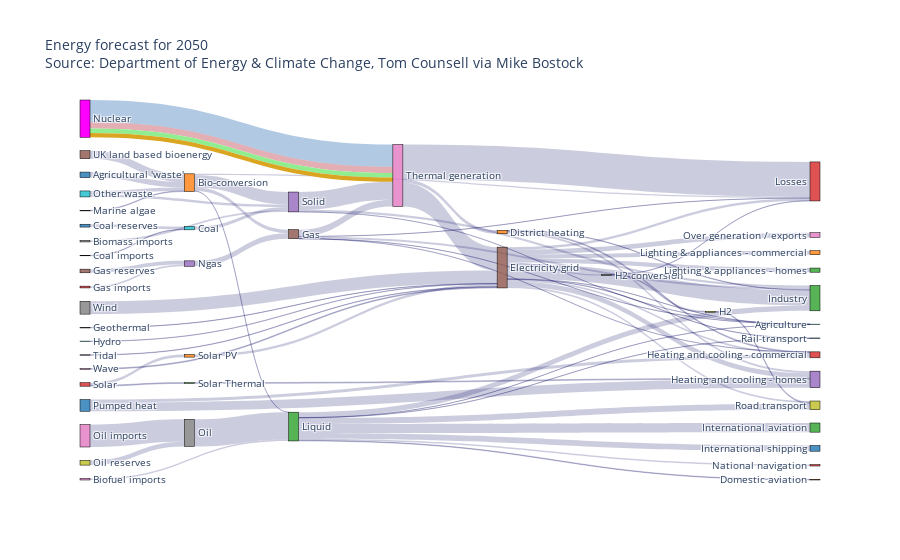

Notebook code for this chart:
### Code cell
import plotly.graph_objects as go
import urllib, json

url = 'https://raw.githubusercontent.com/plotly/plotly.js/master/test/image/mocks/sankey_energy.json'
response = urllib.request.urlopen(url)
data = json.loads(response.read())



# override gray link colors with 'source' colors
#opacity = 0.4
## change 'magenta' to its 'rgba' value to add opacity
#data['data'][0]['node']['color'] = ['rgba(255,0,255, 0.8)' if color == "magenta" else color for color in data['data'][0]['node']['color']]
#data['data'][0]['link']['color'] = [data['data'][0]['node']['color'][src].replace("0.8", str(opacity))
#                                    for src in data['data'][0]['link']['source']]
#



fig = go.Figure(data=[go.Sankey(
    valueformat = ".0f",
    valuesuffix = "TWh",
    # Define nodes
    node = dict(
      pad = 15,
      thickness = 10,
      line = dict(color = "black", width = 0.5),
      label =  data['data'][0]['node']['label'],
      color =  data['data'][0]['node']['color']
    ),
    # Add links
    link = dict(
      source =  data['data'][0]['link']['source'],
      target =  data['data'][0]['link']['target'],
      value =  data['data'][0]['link']['value'],
      label =  data['data'][0]['link']['label'],
      color =  data['data'][0]['link']['color']
))])

fig.update_layout(title_text="Energy forecast for 2050<br>Source: Department of Energy & Climate Change, Tom Counsell via <a href='https://bost.ocks.org/mike/sankey/'>Mike Bostock</a>",
                  font_size=10)
fig.show()

### Figure 1 — Plotly figure (JSON) as saved in the notebook; plotly's stock layout.template omitted (floating-point values rounded to 4 significant figures)
{"data": [{"link": {"color": ["rgba(0,0,96,0.2)", "rgba(0,0,96,0.2)", "rgba(0,0,96,0.2)", "rgba(0,0,96,0.2)", "rgba(0,0,96,0.2)", "rgba(0,0,96,0.2)", "rgba(0,0,96,0.2)", "rgba(0,0,96,0.2)", "rgba(0,0,96,0.2)", "rgba(0,0,96,0.2)", "rgba(0,0,96,0.2)", "rgba(0,0,96,0.2)", "rgba(0,0,96,0.2)", "rgba(0,0,96,0.2)", "rgba(0,0,96,0.2)", "rgba(0,0,96,0.2)", "rgba(0,0,96,0.2)", "rgba(0,0,96,0.2)", "rgba(0,0,96,0.2)", "rgba(0,0,96,0.2)", "rgba(0,0,96,0.2)", "rgba(0,0,96,0.2)", "rgba(0,0,96,0.2)", "rgba(0,0,96,0.2)", "rgba(0,0,96,0.2)", "rgba(0,0,96,0.2)", "rgba(0,0,96,0.2)", "rgba(0,0,96,0.2)", "rgba(0,0,96,0.2)", "rgba(0,0,96,0.2)", "rgba(0,0,96,0.2)", "rgba(0,0,96,0.2)", "rgba(0,0,96,0.2)", "rgba(0,0,96,0.2)", "rgba(0,0,96,0.2)", "rgba(0,0,96,0.2)", "rgba(0,0,96,0.2)", "rgba(0,0,96,0.2)", "rgba(0,0,96,0.2)", "rgba(0,0,96,0.2)", "rgba(0,0,96,0.2)", "rgba(0,0,96,0.2)", "rgba(0,0,96,0.2)", "rgba(0,0,96,0.2)", "rgba(0,0,96,0.2)", "rgba(0,0,96,0.2)", "rgba(33,102,172,0.35)", "rgba(178,24,43,0.35)", "rgba(0,0,96,0.2)", "rgba(0,0,96,0.2)", "rgba(0,0,96,0.2)", "rgba(0,0,96,0.2)", "rgba(0,0,96,0.2)", "rgba(0,0,96,0.2)", "rgba(0,0,96,0.2)", "rgba(0,0,96,0.2)", "rgba(0,0,96,0.2)", "rgba(0,0,96,0.2)", "rgba(0,0,96,0.2)", "rgba(0,0,96,0.2)", "rgba(0,0,96,0.2)", "rgba(0,0,96,0.2)", "rgba(0,0,96,0.2)", "rgba(0,0,96,0.2)", "rgba(0,0,96,0.2)", "rgba(0,0,96,0.2)", "rgba(0,0,96,0.2)", "rgba(0,0,96,0.2)", "rgba(0,0,96,0.2)", "lightgreen", "goldenrod"], "label": ["stream 1", "", "", "", "stream 1", "", "", "", "", "", "", "", "", "", "", "", "", "", "", "", "", "", "", "", "", "", "", "", "", "", "stream 1", "", "", "", "", "", "", "", "", "", "", "", "", "", "", "", "Old generation plant (made-up)", "New generation plant (made-up)", "", "", "", "", "", "", "", "", "", "", "", "", "", "", "", "", "", "", "", "", "", "", ""], "source": [0, 1, 1, 1, 1, 6, 7, 8, 10, 9, 11, 11, 11, 15, 15, 15, 15, 15, 15, 15, 15, 15, 15, 15, 23, 25, 5, 5, 5, 5, 5, 27, 17, 17, 28, 29, 2, 2, 2, 2, 2, 2, 2, 2, 34, 24, 35, 35, 36, 38, 37, 39, 39, 40, 40, 41, 42, 43, 43, 4, 4, 4, 26, 26, 26, 44, 45, 46, 47, 35, 35], "target": [1, 2, 3, 4, 5, 2, 4, 9, 9, 4, 12, 13, 14, 16, 14, 17, 12, 18, 19, 13, 3, 20, 21, 22, 24, 24, 13, 3, 26, 19, 12, 15, 28, 3, 18, 15, 12, 30, 18, 31, 32, 19, 33, 20, 1, 5, 26, 26, 37, 37, 2, 4, 1, 14, 13, 15, 14, 42, 41, 19, 26, 12, 15, 3, 11, 15, 1, 15, 15, 26, 26], "value": [124.7, 0.597, 26.86, 280.3, 81.14, 35, 35, 11.61, 63.97, 75.57, 10.64, 22.5, 46.18, 104.5, 113.7, 27.14, 342.2, 37.8, 4.412, 40.86, 56.69, 7.863, 90.01, 93.49, 40.72, 82.23, 0.129, 1.401, 151.9, 2.096, 48.58, 7.013, 20.9, 6.242, 20.9, 6.995, 121.1, 128.7, 135.8, 14.46, 206.3, 3.64, 33.22, 4.413, 14.38, 123.0, 500, 140.0, 504.3, 107.7, 612.0, 56.59, 77.81, 193.0, 70.67, 59.9, 19.26, 19.26, 59.9, 0.882, 400.1, 46.48, 525.5, 787.1, 79.33, 9.452, 182.0, 19.01, 289.4, 100, 100]}, "node": {"color": ["rgba(31, 119, 180, 0.8)", "rgba(255, 127, 14, 0.8)", "rgba(44, 160, 44, 0.8)", "rgba(214, 39, 40, 0.8)", "rgba(148, 103, 189, 0.8)", "rgba(140, 86, 75, 0.8)", "rgba(227, 119, 194, 0.8)", "rgba(127, 127, 127, 0.8)", "rgba(188, 189, 34, 0.8)", "rgba(23, 190, 207, 0.8)", "rgba(31, 119, 180, 0.8)", "rgba(255, 127, 14, 0.8)", "rgba(44, 160, 44, 0.8)", "rgba(214, 39, 40, 0.8)", "rgba(148, 103, 189, 0.8)", "rgba(140, 86, 75, 0.8)", "rgba(227, 119, 194, 0.8)", "rgba(127, 127, 127, 0.8)", "rgba(188, 189, 34, 0.8)", "rgba(23, 190, 207, 0.8)", "rgba(31, 119, 180, 0.8)", "rgba(255, 127, 14, 0.8)", "rgba(44, 160, 44, 0.8)", "rgba(214, 39, 40, 0.8)", "rgba(148, 103, 189, 0.8)", "rgba(140, 86, 75, 0.8)", "rgba(227, 119, 194, 0.8)", "rgba(127, 127, 127, 0.8)", "rgba(188, 189, 34, 0.8)", "rgba(23, 190, 207, 0.8)", "rgba(31, 119, 180, 0.8)", "rgba(255, 127, 14, 0.8)", "rgba(44, 160, 44, 0.8)", "rgba(214, 39, 40, 0.8)", "rgba(148, 103, 189, 0.8)", "magenta", "rgba(227, 119, 194, 0.8)", "rgba(127, 127, 127, 0.8)", "rgba(188, 189, 34, 0.8)", "rgba(23, 190, 207, 0.8)", "rgba(31, 119, 180, 0.8)", "rgba(255, 127, 14, 0.8)", "rgba(44, 160, 44, 0.8)", "rgba(214, 39, 40, 0.8)", "rgba(148, 103, 189, 0.8)", "rgba(140, 86, 75, 0.8)", "rgba(227, 119, 194, 0.8)", "rgba(127, 127, 127, 0.8)"], "label": ["Agricultural 'waste'", "Bio-conversion", "Liquid", "Losses", "Solid", "Gas", "Biofuel imports", "Biomass imports", "Coal imports", "Coal", "Coal reserves", "District heating", "Industry", "Heating and cooling - commercial", "Heating and cooling - homes", "Electricity grid", "Over generation / exports", "H2 conversion", "Road transport", "Agriculture", "Rail transport", "Lighting & appliances - commercial", "Lighting & appliances - homes", "Gas imports", "Ngas", "Gas reserves", "Thermal generation", "Geothermal", "H2", "Hydro", "International shipping", "Domestic aviation", "International aviation", "National navigation", "Marine algae", "Nuclear", "Oil imports", "Oil", "Oil reserves", "Other waste", "Pumped heat", "Solar PV", "Solar Thermal", "Solar", "Tidal", "UK land based bioenergy", "Wave", "Wind"], "line": {"color": "black", "width": 0.5}, "pad": 15, "thickness": 10}, "type": "sankey", "valueformat": ".0f", "valuesuffix": "TWh"}], "layout": {"autosize": true, "font": {"size": 10}, "title": {"text": "Energy forecast for 2050<br>Source: Department of Energy & Climate Change, Tom Counsell via <a href='https://bost.ocks.org/mike/sankey/'>Mike Bostock</a>"}}}
